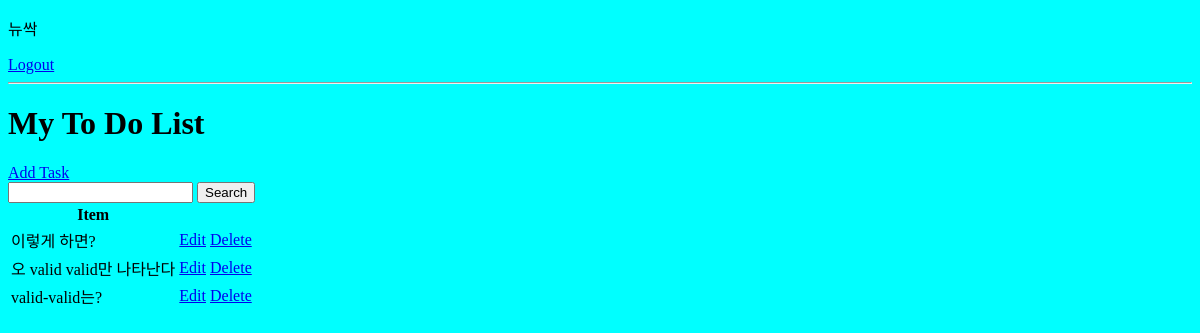
The page / (signed in) on the database as committed earlier.
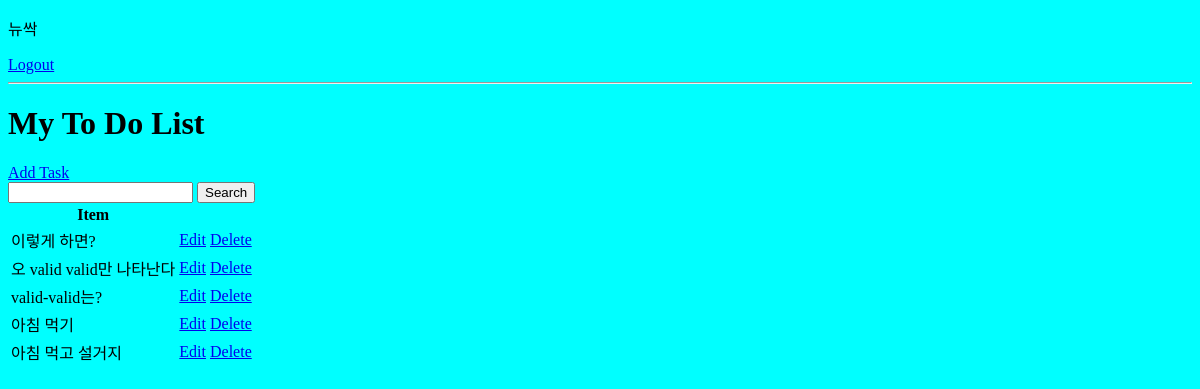
The same page on the database as committed later.
### base/models.py (models this page shows, shortened)
class Task(models.Model):
    user = models.ForeignKey(User, on_delete=models.CASCADE, null=True, blank=True)
    title = models.CharField(max_length=200)
    description = models.TextField(null=True, blank=True)
    complete = models.BooleanField(default=False)
    created = models.DateTimeField(auto_now_add=True)
    class Meta:
        ordering = ['complete']

### base/views.py (the view)
# urls.py: path('', TaskList.as_view(), name='tasks'),
class TaskList(LoginRequiredMixin, ListView):
    model = Task
    context_object_name = 'tasks'
    def get_context_data(self, **kwargs):
        context = super().get_context_data(**kwargs)
        context['tasks'] =context['tasks'].filter(user=self.request.user)
        context['count'] =context['tasks'].filter(complete=False).count()
        search_input = self.request.GET.get('search-area') or ''
        if search_input:
            context['tasks'] = context['tasks'].filter(title__startswith=search_input)
        context['search_input'] = search_input
        return context

### base/templates/base/task_list.html
{% extends 'base/main.html' %}
{% block content %}
{% if request.user.is_authenticated %}
<p>{{request.user}}</p>
<a href="{% url 'logout' %}">Logout</a>
{% else %}
<a href="{% url 'login' %}">Login<a>
{% endif %}
<hr>
<h1>My To Do List {{color}}</h1>
<a href="{% url 'task-create' %}">Add Task</a>
<form method="GET">
    <input type='text' name='search-area' value="{{search_input}}">
    <input type='submit' value='Search'>
</form>
<table>
    <tr>
        <th>Item</th>
        <th></th>
        <th></th>
    </tr>
    {% for task in tasks %}
    <tr>
        <td>{{task.title}}</td>
        <td><a href="{% url 'task-update' task.id %}">Edit</a></td>
        <td><a href="{% url 'task-delete' task.id %}">Delete</a></td>
    </tr>
    {% empty %}
        <h3>No items in list</h3>
    {% endfor %}
</table>
{% endblock content%}

### base/templates/base/main.html (shortened to what this page needs)
<!DOCTYPE html>
<html>
    <head>
    </head>
    <body>
        <div class="container">
            {% block content %}
            {% endblock content%}
        </div>
    </body>
</html>

### base/templates/base/main.html (style rules this page uses)
body { background-color: aqua; }

Rows that differ between the two databases and show on the page:
added Task: title "아침 먹기"
added Task: title "아침 먹고 설거지"
